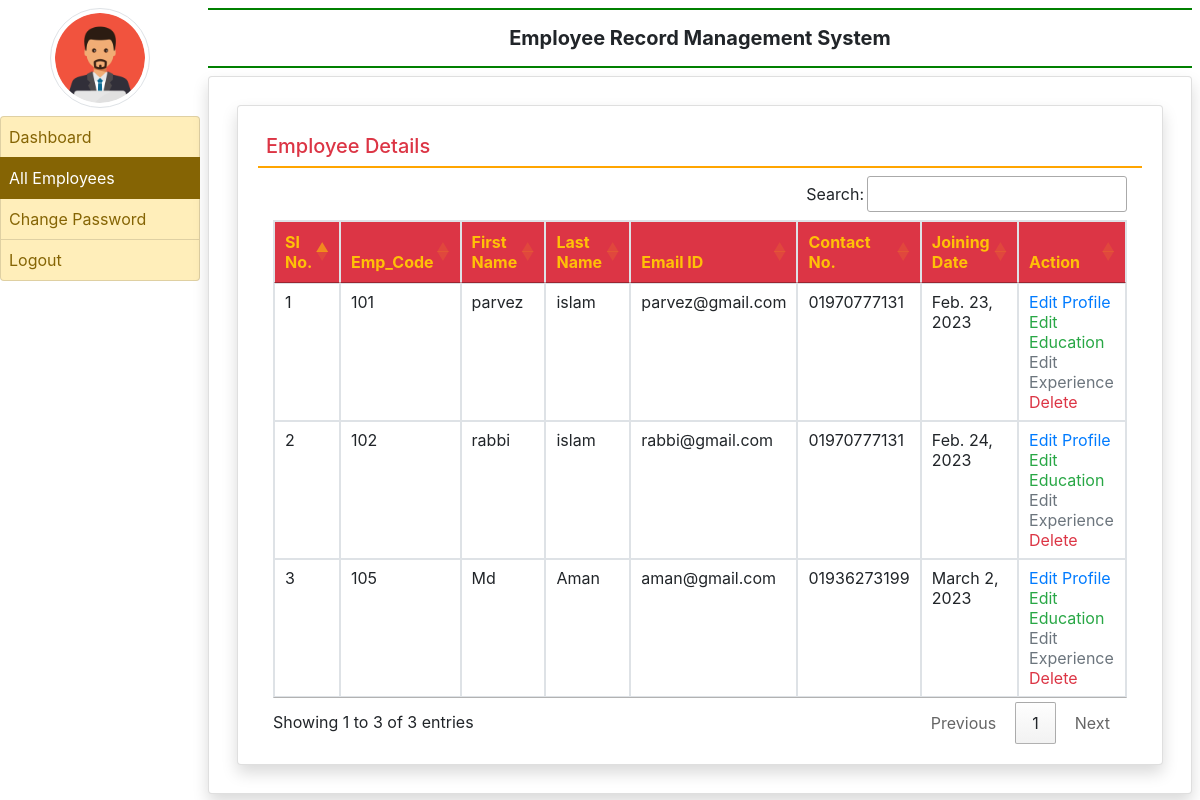
Page /all_employee/ (signed in) on the committed database.
### employee/models.py (models this page shows, shortened)
class EmployeeDetail(models.Model):
    user = models.ForeignKey(User, on_delete=models.CASCADE)
    empcode = models.CharField(max_length=50)
    empdept = models.CharField(max_length=100, null=True)
    designation = models.CharField(max_length=100, null=True)
    contact = models.CharField(max_length=11, null=True)
    gender = models.CharField(max_length=50, null=True)
    joiningdate = models.DateField(null=True)

### employee/views.py (the view)
# urls.py: path('all_employee/', views.all_employee, name='all_employee'),
def all_employee(request):
    if not request.user.is_authenticated:
        return redirect('admin_login')
    employee = EmployeeDetail.objects.all()
    return render(request, 'all_employee.html', locals())

### employee/templates/all_employee.html
{% extends 'admin_base.html' %}
{% block main %}
<div class="card shadow m-2">
    <div class="card-body">
        <h5 class="p-2 text-danger" style="border-bottom : 2px solid orange">Employee Details</h5>
        <div class="container-fluid">
            <table class="table table-bordered table-hover" id="example">
                <thead class="text-warning bg-danger">
                    <tr>
                        <th>Sl No.</th>
                        <th>Emp_Code</th>
                        <th>First Name</th>
                        <th>Last Name</th>
                        <th>Email ID</th>
                        <th>Contact No.</th>
                        <th>Joining Date</th>
                        <th>Action</th>
                    </tr>
                </thead>
                <tbody>
                    {% for i in employee %}
                    <tr>
                        <td>{{forloop.counter}}</td>
                        <td>{{i.empcode}}</td>
                        <td>{{i.user.first_name}}</td>
                        <td>{{i.user.last_name}}</td>
                        <td>{{i.user.username}}</td>
                        <td>{{i.contact}}</td>
                        <td>{{i.joiningdate}}</td>
                        <td><a href="{% url 'edit_profile' i.id %}" class="text-primary">Edit Profile</a>
                            <br><a href="{% url 'edit_education' i.user.id %}" class="text-success">Edit Education</a>
                            <br><a href="{% url 'edit_experience' i.user.id %}" class="text-secondary">Edit Experience</a>
                            <br><a href="{% url 'delete_employee' i.user.id %}" class="text-danger" onclick="return confirm('Are You Sure?')">Delete</a></td>
                    </tr>
                    {% endfor %}
                </tbody>
            </table>
        </div>
    </div>
</div>
{% endblock %}

### employee/templates/admin_base.html (shortened to what this page needs)
{% load static %}
<html>
    <head>
        <link rel="stylesheet" href="https://cdn.jsdelivr.net/npm/bootstrap@4.6.2/dist/css/bootstrap.min.css">
        <link rel="stylesheet" href="https://use.fontawesome.com/releases/v5.7.0/css/all.css">
        <link rel="stylesheet" href="https://cdn.datatables.net/1.13.2/css/jquery.dataTables.min.css">
        <link rel="stylesheet" href="https://cdn.datatables.net/buttons/2.3.4/css/buttons.dataTables.min.css">
    </head>
    <body>
        <div class="container-fluid">
            <div class="row">
                <div class="col-sm-2 p-0">
                    <center><img src="{% static 'images/adminlogin.png' %}" width="100" height="100" class="img-thumbnail rounded-circle my-2"></center>
                    <div class="list-group">
                        <a href="{% url 'admin_home' %}" class="list-group-item list-group-item-warning list-group-item-action {% if request.path == '/admin_home/' %} active {% endif %}">Dashboard</a>
                        <a href="{% url 'all_employee' %}" class="list-group-item list-group-item-warning list-group-item-action {% if request.path == '/all_employee/' %} active {% endif %}">All Employees</a>
                        <a href="{% url 'change_passwordadmin' %}" class="list-group-item list-group-item-warning list-group-item-action {% if request.path == '/change_passwordadmin/' %} active {% endif %}">Change Password</a>
                        <a href="{% url 'logout' %}" class="list-group-item list-group-item-warning list-group-item-action ">Logout</a>
                    </div>
                </div>
                <div class="col-sm-10 p-0">
                    <div class="container-fluid p-2">
                        <h5 class="text-center p-3 font-weight-bold" style="border-bottom: 2px solid green ; border-top: 2px solid green">Employee Record Management System</h5>
                        <div class="card shadow" style="min-height:85vh">
                            <div class="card-body">
                                {% block main %}
                                {% endblock %}
                            </div>
                        </div>
                    </div>
                </div>
            </div>
        </div>
    </body>
</html>

### employee/templates/admin_base.html (style rules this page uses)
.list-group-item { padding:8px !important; }

### rows in the picture
EmployeeDetail: empcode "101", user.first_name "parvez", user.last_name "islam", user.username "parvez@gmail.com", contact "01970777131", joiningdate "Feb. 23, 2023"
EmployeeDetail: empcode "102", user.first_name "rabbi", user.last_name "islam", user.username "rabbi@gmail.com", contact "01970777131", joiningdate "Feb. 24, 2023"
EmployeeDetail: empcode "105", user.first_name "Md", user.last_name "Aman", user.username "aman@gmail.com", contact "01936273199", joiningdate "March 2, 2023"
